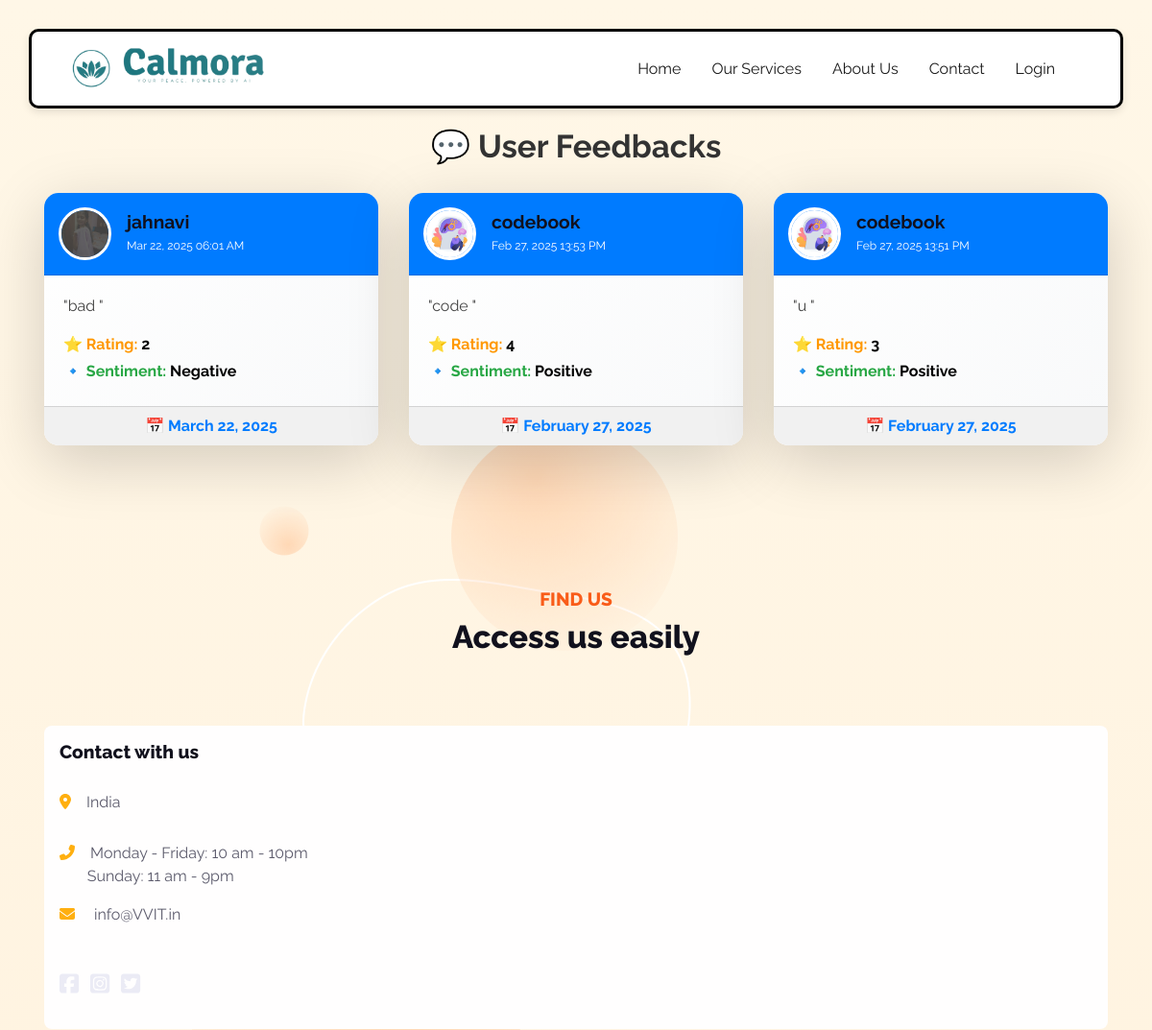
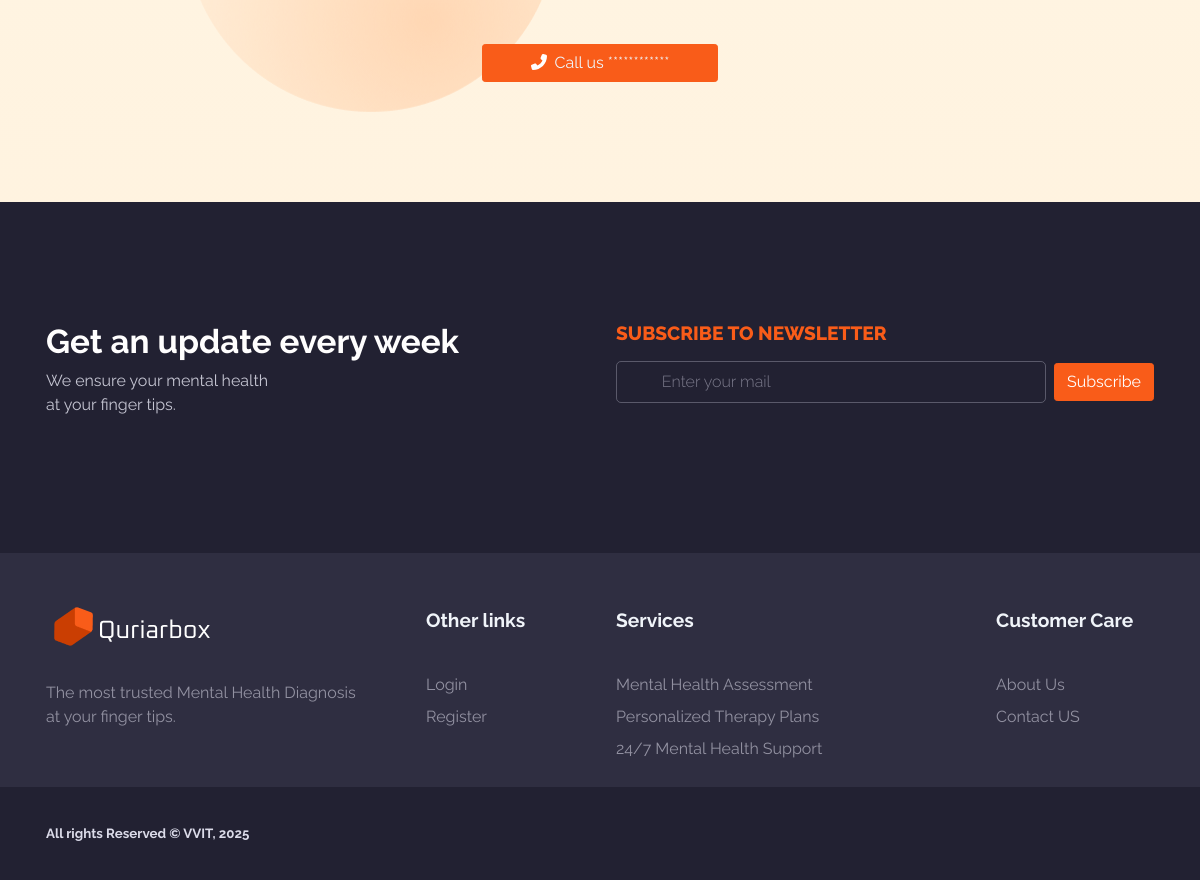
Screenshot of /user/contact/ with the database file from the repository (2 pictures, top to bottom).
### userapp/models.py (models this page shows, shortened)
class FeedbackModel(models.Model):
    user = models.ForeignKey(User, on_delete = models.CASCADE)
    Review = models.CharField(max_length = 1000)
    Rating = models.CharField(max_length = 1000)
    Sentiment = models.CharField(max_length = 1000)
    Feedback_Time = models.DateTimeField(auto_now = True)
    class Meta:
        db_table = 'user_feedback'

class User(models.Model):
    full_name = models.CharField(max_length=100, verbose_name="User Name")
    email = models.EmailField(verbose_name="Email")
    password = models.CharField(max_length=128, verbose_name="Password")
    phone_number = models.CharField(max_length=15, verbose_name="Phone Number")
    age =models.CharField(max_length=15, verbose_name="age")
    address = models.TextField(verbose_name="Address")
    photo = models.ImageField(upload_to='profiles/', verbose_name="Upload Profile", null=True, blank=True)
    otp = models.CharField(max_length=6, default='000000', help_text='Enter OTP for verification')
    otp_status = models.CharField(max_length=15, default='Not Verified', help_text='OTP status')
    status = models.CharField(max_length=15,default='Pending')
    Last_Login_Time = models.TimeField(null = True)
    Last_Login_Date = models.DateField(null = True)
    No_Of_Times_Login = models.IntegerField(default = 0, null = True)

### userapp/views.py (the view)
# urls.py: path("contact/",user_views.contact,name="contact"),
def contact(request):
    feedbacks = FeedbackModel.objects.all().order_by('-Feedback_Time')
    return render(request,"contact.html", {'feedbacks': feedbacks})

### userapp/context_processors.py (called while the page is built)
def user_info(request):
    user_id = request.session.get('user_id_after_login')
    user = None
    if user_id:
        user = User.objects.filter(id=user_id).first()
    return {
        'is_user_login': user
    }

### userapp/templates/contact.html
{% extends 'base.html' %} {% block content %} {% load static %}
<div class="container mt-5 pt-2">
  <h2 class="text-center my-4 pt-5" style="font-weight: bold; color: #333;">💬 User Feedbacks</h2>
  <div class="row d-flex justify-content-center">
    {% for feedback in feedbacks %}
    <div class="col-md-4 mb-4">
      <div class="card h-100 shadow-lg border-0"
        style="border-radius: 15px; transition: transform 0.3s ease-in-out; background: linear-gradient(135deg, #ffffff, #f8f9fa);">
        <div class="card-header d-flex align-items-center"
          style="border-top-left-radius: 15px; border-top-right-radius: 15px; background: #007bff; color: white; padding: 15px;">
          {% if feedback.user.photo %}
          <img src="{{ feedback.user.photo.url }}" alt="{{ feedback.user.full_name }}" class="rounded-circle me-3"
            style="width: 55px; height: 55px; object-fit: cover; border: 3px solid white;">
          {% else %}
          <img src="{% static 'default-profile.png' %}" alt="Default Profile" class="rounded-circle me-3"
            style="width: 55px; height: 55px; object-fit: cover; border: 3px solid white;">
          {% endif %}
          <div>
            <h5 class="mb-0" style="font-weight: bold;">{{ feedback.user.full_name }}</h5>
            <small>{{ feedback.Feedback_Time|date:"M d, Y H:i A" }}</small>
          </div>
        </div>
        <div class="card-body" style="padding: 20px;">
          <p class="card-text" style="font-size: 16px; color: #444;">
            "{{ feedback.Review }}"
          </p>
          <p class="mb-1" style="font-weight: bold; color: #ff9800;">
            ⭐ Rating: <span style="color: black;">{{ feedback.Rating }}</span>
          </p>
          <p class="mb-1" style="font-weight: bold; color: #28a745;">
            🔹 Sentiment: <span style="color: black;">{{ feedback.Sentiment }}</span>
          </p>
        </div>
        <div class="card-footer text-center"
          style="background: #f1f1f1; border-bottom-left-radius: 15px; border-bottom-right-radius: 15px;">
          <span style="color: #007bff; font-weight: bold;">📅 {{ feedback.Feedback_Time|date:"F d, Y" }}</span>
        </div>
      </div>
    </div>
    {% empty %}
    <div class="col-12">
      <p class="text-center" style="color: #666; font-size: 18px;">🚫 No feedback available.</p>
    </div>
    {% endfor %}
  </div>
</div>
<section id="findUs">
  <div class="container">
    <div class="row justify-content-center">
      <div class="col-md-8 col-lg-5 mb-6 text-center">
        <h5 class="text-danger">FIND US</h5>
        <h2>Access us easily</h2>
      </div>
      <div class="col-12">
        <div class="card card-span rounded-2 mb-3">
          <div class="row">
            <div class="col-md-6 col-lg-5 d-flex flex-center">
              <div class="card-body">
                <h5>Contact with us</h5>
                <p class="text-700 my-4"> <i class="fas fa-map-marker-alt text-warning me-3"></i><span>India</span></p>
                <p
                  ><i class="fas fa-phone-alt text-warning me-3"></i><span class="text-700">Monday - Friday: 10 am - 10pm<br /><span class="ps-4">Sunday: 11 am - 9pm </span></span></p
                >
                <p><i class="fas fa-envelope text-warning me-3"> </i><a class="text-700" href="mailto:vctung@outlook.com"> info@VVIT.in</a></p>
                <ul class="list-unstyled list-inline mt-5">
                  <li class="list-inline-item"
                    ><a class="text-decoration-none" href="#!"><i class="fab fa-facebook-square fs-2"></i></a
                  ></li>
                  <li class="list-inline-item"
                    ><a class="text-decoration-none" href="#!"><i class="fab fa-instagram-square fs-2"></i></a
                  ></li>
                  <li class="list-inline-item"
                    ><a class="text-decoration-none" href="#!"><i class="fab fa-twitter-square fs-2"></i></a
                  ></li>
                </ul>
              </div>
            </div>
          </div>
        </div>
        <div class="text-center">
          <button class="btn btn-primary px-5 mt-4" type="submit"><i class="fas fa-phone-alt me-2"></i><a class="text-light" href="tel:9959382287">Call us ************</a></button>
        </div>
      </div>
    </div>
  </div>
</section>
{% endblock %}

### userapp/templates/base.html (shortened to what this page needs)
{% load static %}
<!DOCTYPE html>
<html lang="en-US" dir="ltr">
<head>
  <link href="{% static 'assets/css/theme.css' %}" rel="stylesheet" />
</head>
<body>
  <main class="main" id="top">
    <nav class="navbar navbar-expand-lg navbar-light fixed-top py-3 d-block custom-navbar"
      data-navbar-on-scroll="data-navbar-on-scroll">
      <div class="container">
        <a class="navbar-brand" href="{% url 'index' %}">
          <div class="logo-container">
            <img src="{% static 'assets/img/logor.png' %}" height="45" alt="logo" class="logo-main" />
            <img src="{% static 'assets/img/logo-name.png' %}" height="45" alt="secondary logo"
              class="logo-secondary" />
          </div>
        </a>
        <div class="collapse navbar-collapse border-top border-lg-0 mt-4 mt-lg-0" id="navbarSupportedContent">
          <ul class="navbar-nav ms-auto pt-2 pt-lg-0 font-base">
            <li class="nav-item px-2">
              <a class="nav-link" aria-current="page" href="{% url 'index' %}">Home</a>
            </li>
            <li class="nav-item px-2">
              <a class="nav-link" href="{% url 'our_services' %}">Our Services</a>
            </li>
            <li class="nav-item px-2">
              <a class="nav-link" href="{% url 'about' %}">About Us</a>
            </li>
            <li class="nav-item px-2">
              <a class="nav-link" href="{% url 'contact' %}">Contact</a>
            </li>
            <li class="nav-item px-2">
              <a class="nav-link" href="{% url 'login' %}">Login</a>
            </li>
            <li class="nav-item px-2">
        </div>
      </div>
    </nav>
    {% block content %}{% endblock %}
    {% if not request.resolver_match.url_name == 'index' %}
    <section class="bg-1000">
      <div class="container">
        <div class="row">
          <div class="col-lg-6">
            <h2 class="fw-bold text-white">Get an update every week</h2>
            <p class="text-300">We ensure your mental health<br />at your finger tips.</p>
          </div>
          <div class="col-lg-6">
            <h5 class="text-primary mb-3">SUBSCRIBE TO NEWSLETTER </h5>
            <form class="row gx-2 gy-2 align-items-center">
              <div class="col">
                <div class="input-group-icon">
                  <input class="form-control input-box form-quriar-control text-light" id="inputEmailCta" type="email"
                    placeholder="Enter your mail" />
                </div>
              </div>
              <div class="d-grid gap-3 col-sm-auto">
                <button class="btn btn-danger" type="submit">Subscribe</button>
              </div>
            </form>
          </div>
        </div>
      </div>
    </section>
    <section class="bg-900 pb-0 pt-5">
      <div class="container">
        <div class="row">
          <div class="col-6 col-sm-12 col-lg-4 mb-4 order-0 order-sm-0">
            <a class="text-decoration-none" href="#"><img src="assets/img/gallery/footer-logo.png" height="51"
                alt="" /></a>
            <p class="text-500 my-4">The most trusted Mental Health Diagnosis<br />at your finger tips.</p>
          </div>
          <div class="col-6 col-sm-4 col-lg-2 mb-3 order-2 order-sm-1">
            <h5 class="lh-lg fw-bold mb-4 text-light font-sans-serif">Other links </h5>
            <ul class="list-unstyled mb-md-4 mb-lg-0">
              <li class="lh-lg"><a class="text-500" href="#!">Login</a></li>
              <li class="lh-lg"><a class="text-500" href="#!">Register</a></li>
            </ul>
          </div>
          <div class="col-6 col-sm-4 col-lg-4 mb-3 order-3 order-sm-2">
            <h5 class="lh-lg fw-bold text-light mb-4 font-sans-serif">Services</h5>
            <ul class="list-unstyled mb-md-4 mb-lg-0">
              <li class="lh-lg"><a class="text-500" href="#!">Mental Health Assessment</a></li>
              <li class="lh-lg"><a class="text-500" href="#!">Personalized Therapy Plans</a></li>
              <li class="lh-lg"><a class="text-500" href="#!">24/7 Mental Health Support</a></li>
            </ul>
          </div>
          <div class="col-6 col-sm-4 col-lg-2 mb-3 order-3 order-sm-2">
            <h5 class="lh-lg fw-bold text-light mb-4 font-sans-serif"> Customer Care</h5>
            <ul class="list-unstyled mb-md-4 mb-lg-0">
              <li class="lh-lg"><a class="text-500" href="#!">About Us</a></li>
              <li class="lh-lg"><a class="text-500" href="#!">Contact US</a></li>
            </ul>
          </div>
        </div>
      </div>
    </section>
    <section class="py-0 bg-1000">
      <div class="container">
        <div class="row justify-content-md-between justify-content-evenly py-4">
          <div class="col-12 col-sm-8 col-md-6 col-lg-auto text-center text-md-start">
            <p class="fs--1 my-2 fw-bold text-200">All rights Reserved &copy; VVIT, 2025</p>
          </div>
        </div>
      </div>
    </section>
    {% endif %}
  </main>
</body>
</html>

### userapp/templates/base.html (style rules this page uses)
.custom-navbar { border: 3px solid #000; border-radius: 10px; margin: 30px; padding: 20px; box-shadow: 0px 4px 8px rgba(0, 0, 0, 0.1); background-color: #fff; transition: transform 0.3s ease, box-shadow 0.3s ease; }
.navbar-nav .nav-link { color: #000; transition: color 0.3s, transform 0.3s; }

### rows the page displays
FeedbackModel: user.photo (picture), user.full_name "jahnavi", Feedback_Time "Mar 22, 2025 06:01 AM", Review "bad", Rating "2", Sentiment "Negative", Feedback_Time "March 22, 2025"
FeedbackModel: user.photo (picture), user.full_name "codebook", Feedback_Time "Feb 27, 2025 13:53 PM", Review "code", Rating "4", Sentiment "Positive", Feedback_Time "February 27, 2025"
FeedbackModel: user.photo (picture), user.full_name "codebook", Feedback_Time "Feb 27, 2025 13:51 PM", Review "u", Rating "3", Sentiment "Positive", Feedback_Time "February 27, 2025"
